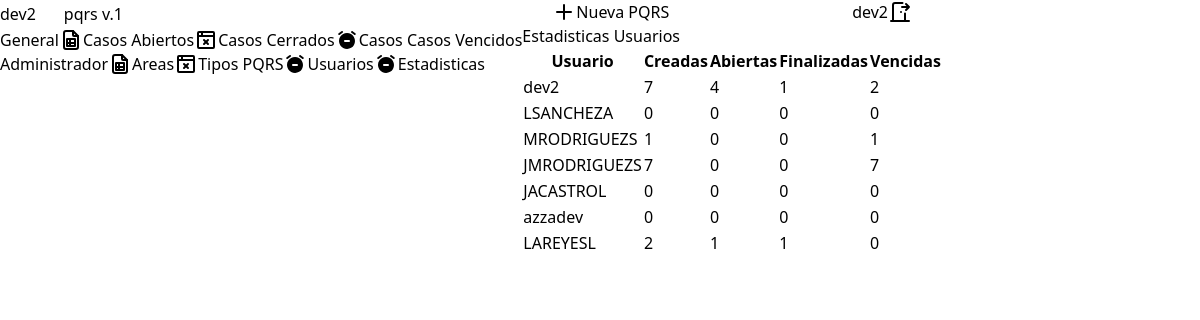
/adminUser/estadisticas-usuarios (signed in), run on the app's committed database.
### account/models.py (models this page shows, shortened)
class CustumUser(AbstractUser):
    area = models.ForeignKey(Areas, on_delete=models.SET_NULL, null=True, blank=True)

### adminUser/views.py (the view)
# urls.py: path('estadisticas-usuarios', statistics, name="statistics")
def statistics(request):
    if not request.user.is_staff:
        return redirect('home')
    usersActives = CustumUser.objects.filter(is_active=True)
    listUsers = [
        {
            "user": user.username,
            "pqrsCreated": PQRS.objects.filter(userCreated=user.username).count(),
            "pqrsOpen": PQRS.objects.filter(status="Open", userCreated=user.username).count(),
            "pqrsClose": PQRS.objects.filter(status="Close", userCreated=user.username).count(),
            "pqrsExpired": PQRS.objects.filter(status="Expired", userCreated=user.username).count(),
        }
        for user in usersActives]
    return render(request, 'statistics/list.html', {'users': listUsers})

### users/models.py (called while the page is built)
    def get_queryset(self):
        queryset = super().get_queryset()
        for pqrs in queryset:
            pqrs.check_time_response()
        return queryset

    def check_time_response(self):
        if self.timeResponse and self.timeResponse < timezone.now() and self.status == "Open":
            self.status = "Expired"
            self.save()

### adminUser/templates/statistics/list.html
{% extends "baseUsers.html" %}
{% block datas %}
    <h3>Estadisticas Usuarios</h3>
    <table>
        <tr>
            <th>Usuario</th>
            <th>Creadas</th>
            <th>Abiertas</th>
            <th>Finalizadas</th>
            <th>Vencidas</th>
        </tr>
        {% for user in users %}
        <tr>
            <td>{{ user.user }}</td>
            <td>{{ user.pqrsCreated }}</td>
            <td>{{ user.pqrsOpen }}</td>
            <td>{{ user.pqrsClose }}</td>
            <td>{{ user.pqrsExpired }}</td>
        </tr>
        {% endfor %}
    </table>
{% endblock datas %}

### users/templates/baseUsers.html (shortened to what this page needs)
{% extends "base.html" %}
{% block content %}
    {% load django_browser_reload %}
    <body class="flex w-full h-screen">
        <aside class="w-1/5 bg-gray-950 text-white p-4">
            <div class="flex flex-row justify-between items-center p-3">
                <div class="flex flex-row justify-center items-center">
                    <p class="text-xl text-white">{{ request.user.username }}</p>
                </div>
                <p class="text-sm text-gray-400">pqrs v.1</p>
            </div>
            <div class="flex flex-col px-5 py-7">
                <p class="text-base text-gray-400">General</p>
                <div class="text-base flex flex-col gap-4 mt-5">
                    <a
                      href="{% url 'home' %}"
                      class="flex flex-row justify-start gap-2 px-5 py-1 rounded-2xl
                      border-[1px] border-gray-500 hover:bg-gray-900">
                        <p>Casos Abiertos</p>
                    </a>
                    <a
                      href="{% url 'closedpqrs' %}"
                      class="flex flex-row justify-start gap-2 px-5 py-1 rounded-2xl
                      border-[1px] border-gray-500 hover:bg-gray-900">
                        <p>Casos Cerrados</p>
                    </a>
                    <a
                      href="{% url 'expiredpqrs' %}"
                      class="flex flex-row justify-start gap-2 px-5 py-1 rounded-2xl
                      border-[1px] border-gray-500 hover:bg-gray-900">
                        <p>Casos Casos Vencidos</p>
                    </a>
                </div>
            </div>
            {% if request.user.is_staff %}
            <div class="flex flex-col px-5 py-7">
                <p class="text-base text-gray-400">Administrador</p>
                <div class="text-base flex flex-col gap-4 mt-5">
                    <a
                      href="{% url 'areas' %}"
                      class="flex flex-row justify-start gap-2 px-5 py-1 rounded-2xl
                      border-[1px] border-gray-500 hover:bg-gray-900">
                        <p>Areas</p>
                    </a>
                    <a
                      href="{% url 'typesPQRS' %}"
                      class="flex flex-row justify-start gap-2 px-5 py-1 rounded-2xl
                      border-[1px] border-gray-500 hover:bg-gray-900">
                        <p>Tipos PQRS</p>
                    </a>
                    <a
                      href="{% url 'users' %}"
                      class="flex flex-row justify-start gap-2 px-5 py-1 rounded-2xl
                      border-[1px] border-gray-500 hover:bg-gray-900">
                        <p>Usuarios</p>
                    </a>
                    <a
                      href="{% url 'statistics' %}"
                      class="flex flex-row justify-start gap-2 px-5 py-1 rounded-2xl
                      border-[1px] border-gray-500 hover:bg-gray-900">
                        <p>Estadisticas</p>
                    </a>
                </div>
            </div>
            {% endif %}
        </aside>
        <main class="w-4/5 bg-gray-200">
            {% include "header.html" %}
            <div class="px-10 py-5">
              {% block datas %}
              {% endblock datas %}
            </div>
        </main>
    </body>
{% endblock content %}

### users/templates/header.html (shortened to what this page needs)
{% load static %} {% block styles %}
<link rel="stylesheet" type="text/css" href="{% static 'css/header.css' %}" />
{% endblock styles %}
<header class="flex flex-row justify-between items-center px-10 py-4 border-b-2 border-gray-950">
  <a
    href="{% url 'createdpqrs' %}"
    class="flex justify-center items-center bg-blue-300 rounded-md
    px-3 py-1 text-xl shadow-2xl gap-3 text-blue-800 border-[1px] border-gray-400/40
    hover:scale-105 transition-all duration-200"
  >
    {% include "icons/new.html" %} Nueva PQRS
  </a>
  <div class="flex flex-row justify-between items-center gap-4">
    <p class="font-semibold text-xl">{{ request.user.username }}</p>
    <a href="{% url 'logout' %}" class="exit">
    </a>
  </div>
</header>

### users/static/css/header.css (style rules this page uses)
header { display: flex; flex-direction: row; justify-content: space-between; align-items: center; padding: 0px 30px; }
.exit { background-color: transparent; border: 0px; cursor: pointer; }

### data on the page
CustumUser: user.username "dev2", user "dev2"
CustumUser: user "LSANCHEZA"
CustumUser: user "MRODRIGUEZS"
CustumUser: user "JMRODRIGUEZS", pqrsCreated "7", pqrsOpen "0", pqrsClose "0", pqrsExpired "7", user "LAREYESL"
CustumUser: user "JACASTROL"
CustumUser: user "azzadev"

### other printed values
{{ user.pqrsCreated }} "7" "0" "1" "0" "0" "2"
{{ user.pqrsOpen }} "4" "0" "0" "0" "0" "1"
{{ user.pqrsClose }} "1" "0" "0" "0" "0" "1"
{{ user.pqrsExpired }} "2" "0" "1" "0" "0" "0"
